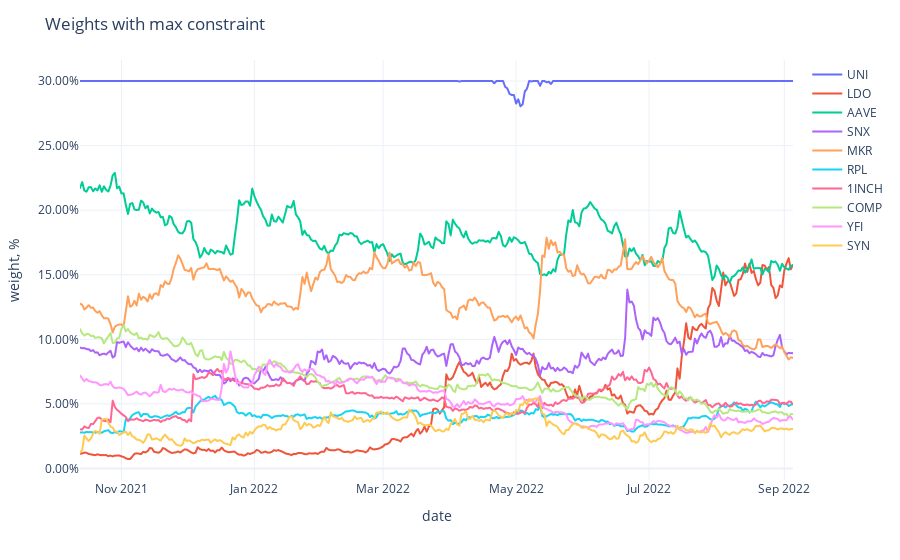

Source (notebook cell):
### Code cell
fig = px.line(adjusted_weights,
              labels={'value': 'weight, %', 'variable': ''})
fig.update_traces(
    hovertemplate="%{y}"
)
fig.update_yaxes(
    tickformat=".2%",
)
fig.update_xaxes(
    showspikes=True,
    spikethickness=2,
    spikedash="dot",
    spikecolor="#999999",
    spikemode="across",
)
fig.update_layout(
    hovermode="x",
    hoverdistance=100,  ## Distance to show hover label of data point
    spikedistance=1000,  ## Distance to show spike
    template='plotly_white',
    title='Weights with max constraint'
)

### Figure 1 — Plotly figure (JSON) as saved in the notebook; plotly's stock layout.template omitted (floating-point values rounded to 4 significant figures; data arrays with more than 128 entries replaced by an {"elided": "..."} marker saying what was removed)
{"data": [{"hovertemplate": "%{y}", "legendgroup": "UNI", "line": {"color": "#636efa", "dash": "solid"}, "marker": {"symbol": "circle"}, "mode": "lines", "name": "UNI", "showlegend": true, "type": "scattergl", "x": {"elided": "328 str values"}, "xaxis": "x", "y": {"elided": "328 float values"}, "yaxis": "y"}, {"hovertemplate": "%{y}", "legendgroup": "LDO", "line": {"color": "#EF553B", "dash": "solid"}, "marker": {"symbol": "circle"}, "mode": "lines", "name": "LDO", "showlegend": true, "type": "scattergl", "x": {"elided": "328 str values"}, "xaxis": "x", "y": {"elided": "328 float values"}, "yaxis": "y"}, {"hovertemplate": "%{y}", "legendgroup": "AAVE", "line": {"color": "#00cc96", "dash": "solid"}, "marker": {"symbol": "circle"}, "mode": "lines", "name": "AAVE", "showlegend": true, "type": "scattergl", "x": {"elided": "328 str values"}, "xaxis": "x", "y": {"elided": "328 float values"}, "yaxis": "y"}, {"hovertemplate": "%{y}", "legendgroup": "SNX", "line": {"color": "#ab63fa", "dash": "solid"}, "marker": {"symbol": "circle"}, "mode": "lines", "name": "SNX", "showlegend": true, "type": "scattergl", "x": {"elided": "328 str values"}, "xaxis": "x", "y": {"elided": "328 float values"}, "yaxis": "y"}, {"hovertemplate": "%{y}", "legendgroup": "MKR", "line": {"color": "#FFA15A", "dash": "solid"}, "marker": {"symbol": "circle"}, "mode": "lines", "name": "MKR", "showlegend": true, "type": "scattergl", "x": {"elided": "328 str values"}, "xaxis": "x", "y": {"elided": "328 float values"}, "yaxis": "y"}, {"hovertemplate": "%{y}", "legendgroup": "RPL", "line": {"color": "#19d3f3", "dash": "solid"}, "marker": {"symbol": "circle"}, "mode": "lines", "name": "RPL", "showlegend": true, "type": "scattergl", "x": {"elided": "328 str values"}, "xaxis": "x", "y": {"elided": "328 float values"}, "yaxis": "y"}, {"hovertemplate": "%{y}", "legendgroup": "1INCH", "line": {"color": "#FF6692", "dash": "solid"}, "marker": {"symbol": "circle"}, "mode": "lines", "name": "1INCH", "showlegend": true, "type": "scattergl", "x": {"elided": "328 str values"}, "xaxis": "x", "y": {"elided": "328 float values"}, "yaxis": "y"}, {"hovertemplate": "%{y}", "legendgroup": "COMP", "line": {"color": "#B6E880", "dash": "solid"}, "marker": {"symbol": "circle"}, "mode": "lines", "name": "COMP", "showlegend": true, "type": "scattergl", "x": {"elided": "328 str values"}, "xaxis": "x", "y": {"elided": "328 float values"}, "yaxis": "y"}, {"hovertemplate": "%{y}", "legendgroup": "YFI", "line": {"color": "#FF97FF", "dash": "solid"}, "marker": {"symbol": "circle"}, "mode": "lines", "name": "YFI", "showlegend": true, "type": "scattergl", "x": {"elided": "328 str values"}, "xaxis": "x", "y": {"elided": "328 float values"}, "yaxis": "y"}, {"hovertemplate": "%{y}", "legendgroup": "SYN", "line": {"color": "#FECB52", "dash": "solid"}, "marker": {"symbol": "circle"}, "mode": "lines", "name": "SYN", "showlegend": true, "type": "scattergl", "x": {"elided": "328 str values"}, "xaxis": "x", "y": {"elided": "328 float values"}, "yaxis": "y"}], "layout": {"autosize": true, "hoverdistance": 100, "hovermode": "x", "legend": {"title": {"text": ""}, "tracegroupgap": 0}, "margin": {"t": 60}, "spikedistance": 1000, "title": {"text": "Weights with max constraint"}, "xaxis": {"anchor": "y", "autorange": true, "domain": [0, 1], "range": ["2021-10-13", "2022-09-05"], "showspikes": true, "spikecolor": "#999999", "spikedash": "dot", "spikemode": "across", "spikethickness": 2, "title": {"text": "date"}, "type": "date"}, "yaxis": {"anchor": "x", "autorange": true, "domain": [0, 1], "range": [-0.008917, 0.3163], "tickformat": ".2%", "title": {"text": "weight, %"}, "type": "linear"}}}
